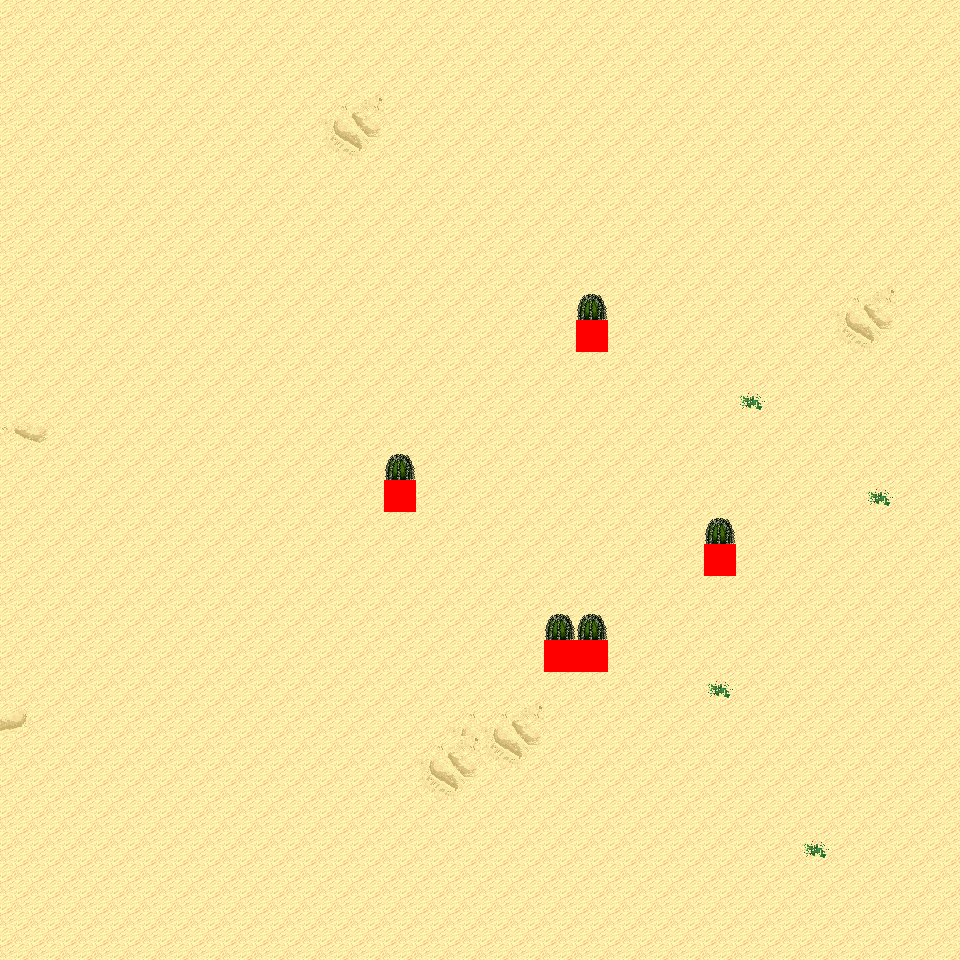

Below is a game level as drawn by its tile map, then a one-line description and the .tmx that defines it (tile-layer data replaced by summaries):
An orthogonal 30x30 tile map with 32x32 px tiles, 6 tile layers (Ground, Object, Object2, Above, ...), 11 tilesets and 4 objects (4x mapExit).

<map version="1.0" orientation="orthogonal" renderorder="right-down" width="30" height="30" tilewidth="32" tileheight="32" nextobjectid="5">
  <tileset firstgid="1" name="tileset_logic_collision" tilewidth="32" tileheight="32" tilecount="1" columns="1">
    <image source="../drawable/tileset_logic_collision.png" width="32" height="32" />
  </tileset>
  <tileset firstgid="2" name="tileset_ground_ground" tilewidth="32" tileheight="32" tilecount="33" columns="3">
    <image source="../drawable/tileset_ground_ground.png" width="96" height="352" />
  </tileset>
  <tileset firstgid="35" name="tileset_ground_ridge_earth_pale" tilewidth="32" tileheight="32" tilecount="96" columns="12">
    <image source="../drawable/tileset_ground_ridge_earth_pale.png" width="384" height="256" />
  </tileset>
  <tileset firstgid="131" name="tileset_ground_ridge_earth_dark" tilewidth="32" tileheight="32" tilecount="96" columns="12">
    <image source="../drawable/tileset_ground_ridge_earth_dark.png" width="384" height="256" />
  </tileset>
  <tileset firstgid="227" name="tileset_terrain_desert" tilewidth="32" tileheight="32" tilecount="88" columns="8">
    <image source="../drawable/tileset_terrain_desert.png" width="256" height="352" />
  </tileset>
  <tileset firstgid="315" name="tileset_ground_sand_2" tilewidth="32" tileheight="32" tilecount="15" columns="5">
    <image source="../drawable/tileset_ground_sand_2.png" width="160" height="96" />
  </tileset>
  <tileset firstgid="330" name="tileset_plant_cactus_2" tilewidth="32" tileheight="32" tilecount="10" columns="5">
    <image source="../drawable/tileset_plant_cactus_2.png" width="160" height="64" />
  </tileset>
  <tileset firstgid="340" name="tileset_plant_cactus" tilewidth="32" tileheight="32" tilecount="2" columns="1">
    <image source="../drawable/tileset_plant_cactus.png" width="32" height="64" />
  </tileset>
  <tileset firstgid="342" name="tileset_plant_tree_evergreen" tilewidth="32" tileheight="32" tilecount="36" columns="3">
    <image source="../drawable/tileset_plant_tree_evergreen.png" width="96" height="384" />
  </tileset>
  <tileset firstgid="378" name="tileset_ground_rock_pebbles" tilewidth="32" tileheight="32" tilecount="3" columns="1">
    <image source="../drawable/tileset_ground_rock_pebbles.png" width="32" height="96" />
  </tileset>
  <tileset firstgid="381" name="tileset_plant_star_shaped_plants" tilewidth="32" tileheight="32" tilecount="6" columns="2">
    <image source="../drawable/tileset_plant_star_shaped_plants.png" width="64" height="96" />
  </tileset>
  <layer name="Ground" width="30" height="30">
    <data>[900 cells, 900 non-empty, 9 distinct tile ids]</data>
  </layer>
  <layer name="Object" width="30" height="30">
    <data>[900 cells, 5 non-empty, 1 distinct tile ids]</data>
  </layer>
  <layer name="Object2" width="30" height="30">
    <data>[900 cells, 0 non-empty, 0 distinct tile ids]</data>
  </layer>
  <layer name="Above" width="30" height="30">
    <data>[900 cells, 5 non-empty, 1 distinct tile ids]</data>
  </layer>
  <layer name="Above2" width="30" height="30">
    <data>[900 cells, 0 non-empty, 0 distinct tile ids]</data>
  </layer>
  <layer name="Walkable" width="30" height="30">
    <data>[900 cells, 5 non-empty, 1 distinct tile ids]</data>
  </layer>
  <objectgroup name="MapEvents">
    <object id="1" name="north" type="mapExit" x="0" y="0" width="960" height="32">
      <properties>
        <property name="map" value="level_0_x20_y94" />
        <property name="x" value="0" />
        <property name="y" value="28" />
      </properties>
    </object>
    <object id="2" name="south" type="mapExit" x="0" y="928" width="960" height="32">
      <properties>
        <property name="map" value="level_0_x20_y96" />
        <property name="x" value="0" />
        <property name="y" value="1" />
      </properties>
    </object>
    <object id="3" name="west" type="mapExit" x="0" y="0" width="32" height="960">
      <properties>
        <property name="map" value="level_0_x19_y95" />
        <property name="x" value="28" />
        <property name="y" value="0" />
      </properties>
    </object>
    <object id="4" name="east" type="mapExit" x="928" y="0" width="32" height="960">
      <properties>
        <property name="map" value="level_0_x21_y95" />
        <property name="x" value="1" />
        <property name="y" value="0" />
      </properties>
    </object>
  </objectgroup>
</map>
